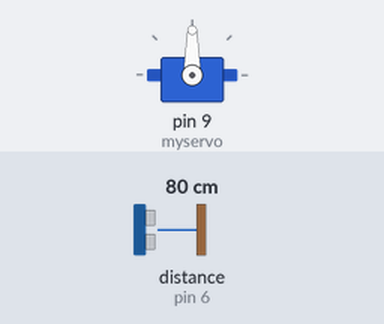
Bench run of a sketch on a simulated Arduino Uno, built with avr-gcc and run on an emulated ATmega328P. Shown: servo. Wiring (inferred from the names in the program): ultrasonic range finder: trigger pin 5; echo pin 6. The test bench sets the inputs (shaded band); at power-on: distance to the obstacle (sensor on pin 6) 80 cm. The echo pulse lasts 58.3 µs per cm.

Above: at 1.2 s.
1.3 s: distance to the obstacle (sensor on pin 6) set to 2 cm
At 2.5 s:
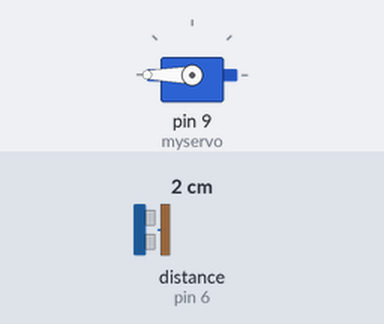
2.8 s: distance to the obstacle (sensor on pin 6) set to 4 cm
At 4.0 s:
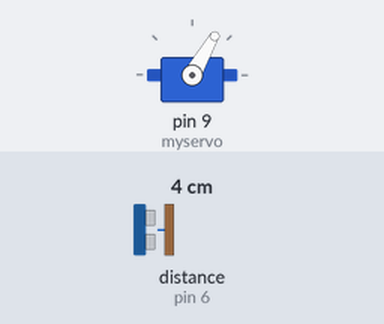
4.3 s: distance to the obstacle (sensor on pin 6) set to 9 cm
At 5.3 s:
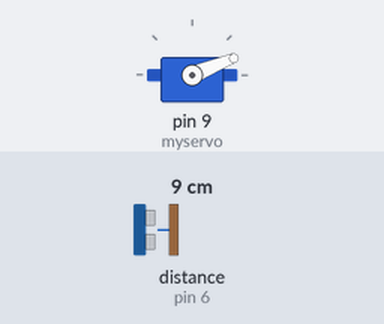
Timing chart, 0 to 7.3 s (numbered marks = the images above; inputs shaded):
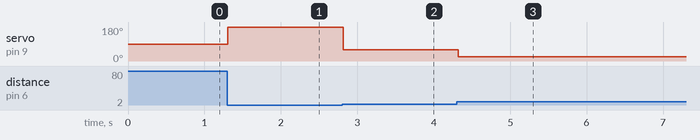

Measured:
- after the input at 1.3 s, servo on pin 9 (myservo): 90° → 180° at once
- after the input at 2.8 s, servo on pin 9 (myservo): 180° → 60° at once
- after the input at 4.3 s, servo on pin 9 (myservo): 60° → 22° at once

The sketch:

Open_Box.ino
```cpp
#include <Servo.h>

Servo myservo;  // create servo object to control a servo
int pos = 0;    // variable to store the servo position

// defines pins numbers
const int trigPin = 5;
const int echoPin = 6;
// defines variables
long duration;
int distance;

void setup() {
  pinMode(trigPin, OUTPUT); // Sets the trigPin as an Output
  pinMode(echoPin, INPUT); // Sets the echoPin as an Input
  myservo.attach(9);  // attaches the servo on pin 9 to the servo object
  Serial.begin(9600); // Starts the serial communication
}

void loop() {
  // Clears the trigPin
  digitalWrite(trigPin, LOW);
  delayMicroseconds(2);
  // Sets the trigPin on HIGH state for 10 micro seconds
  digitalWrite(trigPin, HIGH);
  delayMicroseconds(10);
  digitalWrite(trigPin, LOW);
  // Reads the echoPin, returns the sound wave travel time in microseconds
  duration = pulseIn(echoPin, HIGH);
  // Calculating the distance
  distance = duration * 0.034 / 2;
  // Prints the distance on the Serial Monitor
  if (distance <= 15) {
    pos = 180/distance; //open wider as the distance decreases
    myservo.write(pos);
    delay(20);
  }
}
```
